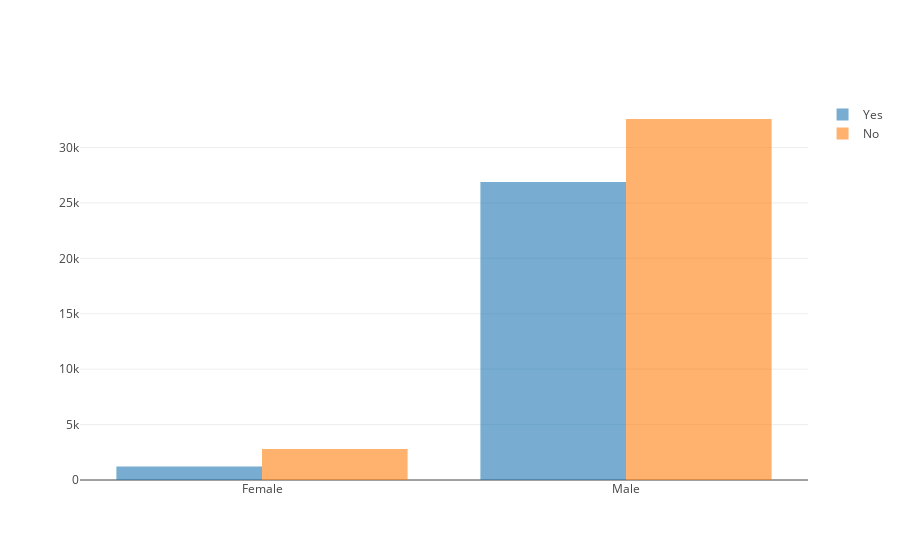

The cell this chart's notebook holds for it:
### Code cell
data = df[['OpenSource','Gender']].dropna()

trace1 = go.Bar(
    x=['Female', 'Male'],
    y=[data[(data['Gender'] == 'Female') & (data['OpenSource'] == 'Yes')].count()[0], data[(data['Gender'] == 'Male') & (data['OpenSource'] == 'Yes')].count()[0]],
    name='Yes',
    opacity=0.6
)
trace2 = go.Bar(
    x=['Female', 'Male'],
    y=[data[(data['Gender'] == 'Female') & (data['OpenSource'] == 'No')].count()[0], data[(data['Gender'] == 'Male') & (data['OpenSource'] == 'No')].count()[0]],
    name='No',
    opacity=0.6
)

data = [trace1, trace2]
layout = go.Layout(
    barmode='group',
    
)

fig = go.Figure(data=data, layout=layout)
py.iplot(fig)

### Figure 1 — Plotly figure (JSON) as saved in the notebook; plotly's stock layout.template omitted (floating-point values rounded to 4 significant figures)
{"data": [{"name": "Yes", "opacity": 0.6, "type": "bar", "uid": "1a00eff4-80a0-4237-876b-70681849454e", "x": ["Female", "Male"], "y": [1224, 26886]}, {"name": "No", "opacity": 0.6, "type": "bar", "uid": "e7459192-6101-4054-bb1d-b16190f6ea50", "x": ["Female", "Male"], "y": [2801, 32572]}], "layout": {"barmode": "group"}}
